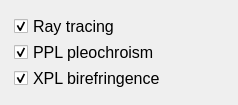
                            <widget class="QWidget" name="scrollAreaWidgetContents_3">
                             <property name="geometry">
                              <rect>
                               <x>0</x>
                               <y>0</y>
                               <width>238</width>
                               <height>89</height>
                              </rect>
                             </property>
                             <layout class="QGridLayout" name="gridLayout_12">
                              <item row="0" column="0">
                               <widget class="QWidget" name="widget_3" native="true">
                                <layout class="QGridLayout" name="gridLayout_13">
                                 <property name="leftMargin">
                                  <number>3</number>
                                 </property>
                                 <property name="topMargin">
                                  <number>3</number>
                                 </property>
                                 <property name="rightMargin">
                                  <number>3</number>
                                 </property>
                                 <property name="bottomMargin">
                                  <number>3</number>
                                 </property>
                                 <property name="horizontalSpacing">
                                  <number>6</number>
                                 </property>
                                 <property name="verticalSpacing">
                                  <number>1</number>
                                 </property>
                                 <item row="1" column="0">
                                  <widget class="QCheckBox" name="checkBox">
                                   <property name="font">
                                    <font>
                                     <family>Arial</family>
                                     <pointsize>12</pointsize>
                                    </font>
                                   </property>
                                   <property name="autoFillBackground">
                                    <bool>false</bool>
                                   </property>
                                   <property name="text">
                                    <string>PPL pleochroism</string>
                                   </property>
                                   <property name="checked">
                                    <bool>true</bool>
                                   </property>
                                  </widget>
                                 </item>
                                 <item row="2" column="0">
                                  <widget class="QCheckBox" name="checkBox_2">
                                   <property name="font">
                                    <font>
                                     <family>Arial</family>
                                     <pointsize>12</pointsize>
                                    </font>
                                   </property>
                                   <property name="text">
                                    <string>XPL birefringence</string>
                                   </property>
                                   <property name="checked">
                                    <bool>true</bool>
                                   </property>
                                  </widget>
                                 </item>
                                 <item row="0" column="0">
                                  <widget class="QCheckBox" name="checkBox_12">
                                   <property name="font">
                                    <font>
                                     <family>Arial</family>
                                     <pointsize>12</pointsize>
                                    </font>
                                   </property>
                                   <property name="text">
                                    <string>Ray tracing</string>
                                   </property>
                                   <property name="checked">
                                    <bool>true</bool>
                                   </property>
                                  </widget>
                                 </item>
                                </layout>
                               </widget>
                              </item>
                             </layout>
                            </widget>
